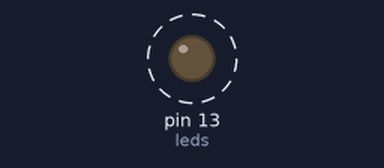
Recording of a sketch running on a simulated Arduino Uno, built with avr-gcc and run on an emulated ATmega328P. On the bench: output pins drawn as LEDs (lit = HIGH). Dashed ring = blinking. What the sketch prints to the serial monitor is not drawn.

Above: at 0.5 s.
Timing chart, 0 to 3.0 s (numbered marks = the images above):
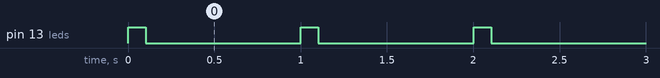

The sketch:

Blink.ino
```cpp
#ifdef ARDUINO_AVR_UNO
  #define LEDA {13}
  #define LEDS 1
  #define BAUD 9600
#endif
#ifdef ARDUINO_AVR_MICRO
  #define LEDA {17, 30}
  #define LEDS 2
  #define LEDI
  #define BAUD 230400
#endif
#ifdef ARDUINO_AVR_NANO
  #define LEDA {13}
  #define LEDS 1
  #define BAUD 230400
#endif
#ifdef ESP8266_WEMOS_D1MINI
  #define LEDA {BUILTIN_LED}
  #define LEDS 1
  #define LEDI
  #define BAUD 230400
#endif
#ifdef ARDUINO_LOLIN32//ARDUINO_ARCH_ESP32 //ESP32_WEMOS_LOLIN32
  #define LEDA {2}
  #define LEDS 1
  #define BAUD 230400
#endif
#ifdef ARDUINO_ESP32_DEV
  #define LEDA {2}
  #define LEDS 1
  #define BAUD 9600
#endif
#ifdef ARDUINO_GENERIC_STM32F103C
  #define LEDA {PC13}
  #define LEDS 1
  #define LEDI
  #define BAUD 9600
#endif

#ifndef LEDA
  #warning "No builtin leds defined"
#endif
#ifdef LEDI
  #define ON LOW
  #define OFF HIGH
#else
  #define ON HIGH
  #define OFF LOW
#endif

int leds[] = LEDA;

void setup()
{
  Serial.begin(BAUD);
  Serial.println();

  for (unsigned int i = 0 ; i < LEDS ; ++i)
    pinMode(leds[i], OUTPUT);
}

void loop()
{
  for (unsigned int i = 0 ; i < LEDS ; ++i)
  {
    int state = (millis() + i * 1000 / LEDS) % 1000 < 100;
    digitalWrite(leds[i], state ? ON : OFF);
    Serial.print(state);
  }
  Serial.println();
}
```

Measured:
- by itself, pin 13 (leds): alternates HIGH for 0.10 s and LOW for 0.90 s
